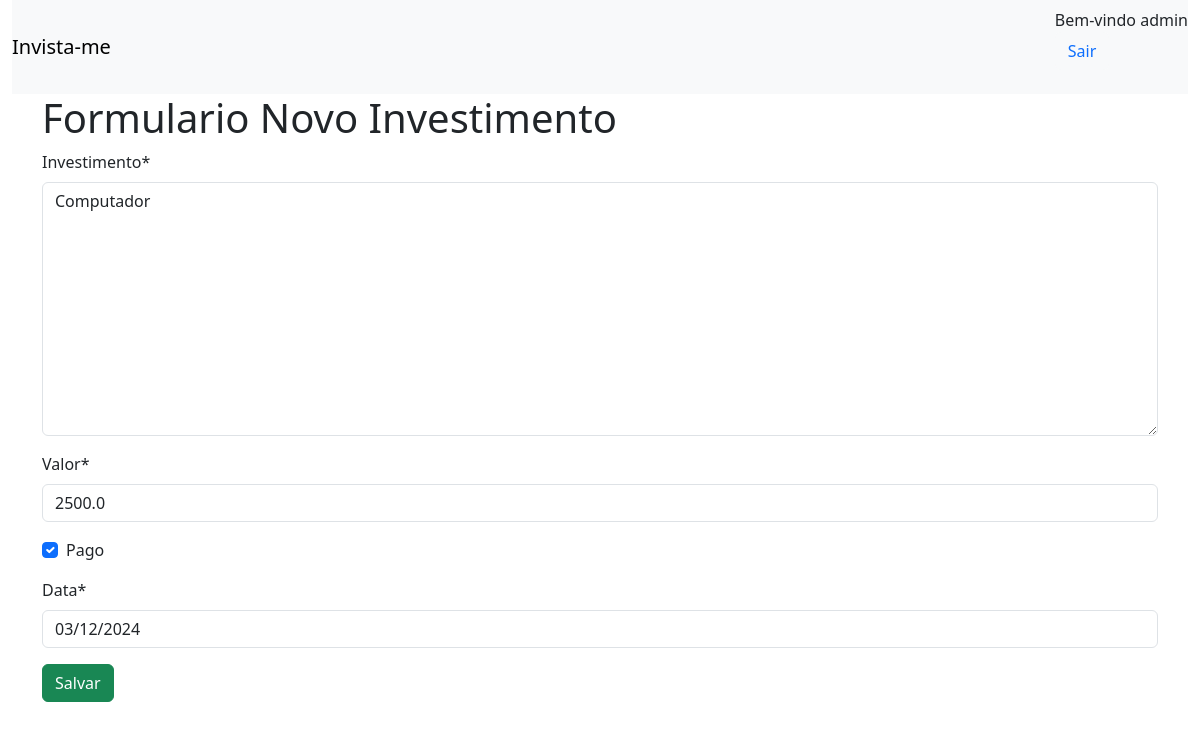
Screenshot of /novo_investimento/3 (signed in) with the database file from the repository.
### invista_me/models.py (models this page shows)
class Investimento(models.Model):
    investimento = models.TextField(max_length=255)
    valor = models.FloatField()
    pago = models.BooleanField(default=False)
    data = models.DateField(default=datetime.now)

### invista_me/views.py (the view)
# urls.py: path('novo_investimento/<int:id_investimento>',editar, name='editar'),
@login_required
def editar(request, id_investimento):
    investimento = Investimento.objects.get(pk=id_investimento)
    if request.method == 'GET':
        formulario = InvestimentoForm(instance=investimento)
        return render(request, 'investimentos/novo_investimento.html', {'formulario':formulario})
    else:
        formulario = InvestimentoForm(request.POST, instance=investimento)
        if formulario.is_valid():
            formulario.save()
        return redirect('investimentos')

### invista_me/forms.py
class InvestimentoForm(ModelForm):
    class Meta:
        model = Investimento
        fields = '__all__'

### invista_me/templates/investimentos/novo_investimento.html (shortened to what this page needs)
{% extends "investimentos/base.html" %}
{% block conteudo %}
{% load crispy_forms_tags %}
<div class="container">
    <h1>Formulario Novo Investimento</h1>
    <form action="" method="POST">
        {{formulario | crispy}}
        <button type="submit" class="btn btn-success">Salvar</button>
    </form>
</div>
    {% endblock%}

### invista_me/templates/investimentos/base.html (shortened to what this page needs)
<!doctype html>
<html lang="en">
  <head>
    <link href="https://cdn.jsdelivr.net/npm/bootstrap@5.3.3/dist/css/bootstrap.min.css" rel="stylesheet">
  </head>
  <body>
    <div class="container-fluid">
      <nav class="navbar bg-body-tertiary">
          <a class="navbar-brand" href="{% url 'investimentos' %}">Invista-me</a>
          <ul style="list-style: none;">
            {% if user.is_authenticated %}
            <li class="nav-item">
                <strong class= "nav-item nav-link">Bem-vindo {{user.get_username}} </strong>
            </li>
            <li class="nav-item">
                <form method="POST" action="{% url 'logout' %}">
                  <button class="btn bg-light text-primary" type="submit">Sair</button>
                </form>
            </li>
        {% endif %}
          </ul>
        </div>
        {% block conteudo %}
        {% endblock  %}
  </body>
</html>

### rows the page displays
Investimento: investimento "Computador", valor "2500.0", pago "☑", data "03/12/2024"

### other values shown
{{ user.get_username }} "admin"
